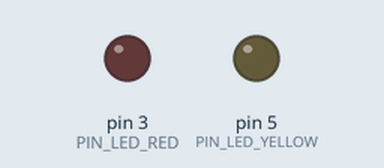
The sketch below on a simulated Arduino Uno, built with avr-gcc and run on an emulated ATmega328P. On the bench: output pins drawn as LEDs (lit = HIGH).

Above: at 0.05 s.
At 3.25 s:
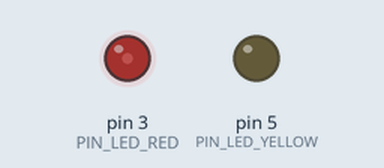
At 6.5 s:
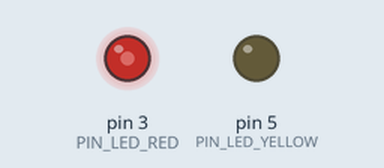
At 13.0 s:
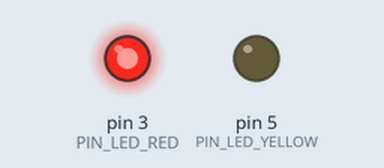
Timing chart, 0 to 16.9 s (numbered marks = the images above):
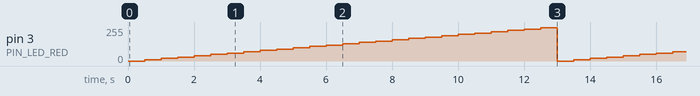

Measured:
- by itself, pin 3 (PIN_LED_RED): ramps from 0/255 to 250/255 and jumps back, once every 13.0 s

The sketch:

ex7.ino
```cpp
const int PIN_LED_RED = 3;
const int PIN_LED_YELLOW = 5;


char led;


void setup() {


   pinMode(PIN_LED_RED, OUTPUT);
   pinMode(PIN_LED_YELLOW, OUTPUT);
   Serial.begin(9600);
}


void loop() {
   for (int intensidade=0; intensidade <= 255;intensidade+=10){
      analogWrite(PIN_LED_RED, intensidade); // Acende led


      if(intensidade == 255){
         intensidade = 0;
      }


      delay(500);
   }


}
```
